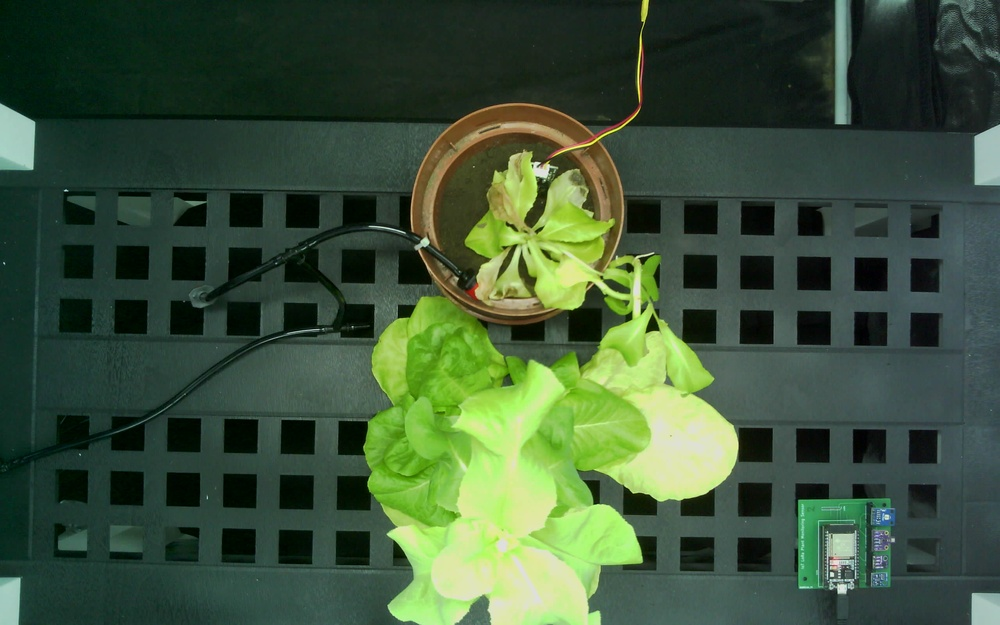
#> input picture folhas/plant_day1.jpg, 1000 x 625 px, shrunk from 2560 x 1600 before the run
$ python leaf_color_transition.py
#> lines starting #> are read from the running program, lines starting #| are printed output that depends on the picture; after the words box and inside, x2 and y2 are one past the last pixel; in counts of white or black regions, pixels touching at a corner belong together
import cv2
import numpy as np
import os
from tqdm import tqdm

def select_leaves(image):
    """Your provided leaf segmentation function"""
    if image is None:
        print("Error loading image!")
        return None

    # Convert to RGB and apply blur
    image_rgb = cv2.cvtColor(image, cv2.COLOR_BGR2RGB)
    blured = cv2.GaussianBlur(image_rgb, (19,19), 0)

    # HSV thresholding
    hsv = cv2.cvtColor(blured, cv2.COLOR_RGB2HSV)
    lower_green = np.array([36, 0, 0])
    upper_green = np.array([53, 255, 255])
    mask = cv2.inRange(hsv, lower_green, upper_green)

    # Post-processing
    mask_3c = np.stack((mask,)*3, axis=-1)
    result1 = cv2.bitwise_and(image, mask_3c)
    gray = cv2.cvtColor(result1, cv2.COLOR_BGR2GRAY)
    blured = cv2.medianBlur(gray, 9)
    _, thresh = cv2.threshold(blured, 0, 255, cv2.THRESH_BINARY + cv2.THRESH_OTSU)
    structuring_element = np.ones((3,3), np.uint8)
    eroded = cv2.erode(thresh, structuring_element, iterations=4)

    return eroded  # Return binary mask instead of masked image

def refine_leaf_mask(mask, img):
    """Additional refinement to remove non-leaf elements"""
    # Remove small objects
    contours, _ = cv2.findContours(mask, cv2.RETR_EXTERNAL, cv2.CHAIN_APPROX_SIMPLE)
    refined_mask = np.zeros_like(mask)
    for cnt in contours:
        area = cv2.contourArea(cnt)
        if area > 500:  # Minimum leaf area (adjust as needed)
            cv2.drawContours(refined_mask, [cnt], -1, 255, -1)

    # Remove table edges using Canny
    edges = cv2.Canny(img, 50, 150)
    non_leaf = cv2.dilate(edges, np.ones((15,15), np.uint8), iterations=2)
    final_mask = cv2.bitwise_and(refined_mask, cv2.bitwise_not(non_leaf))

    return final_mask

def create_leaf_video():
    input_folder = "folhas"
    output_video = "perfect_leaf_segmentation_100th_try.mp4"

    # Get all plant images
    plant_images = []
    day = 1
    while True:
        img_path = os.path.join(input_folder, f"plant_day{day}.jpg")
        if not os.path.exists(img_path):
            break
        img = cv2.imread(img_path)
#> img is the input picture: shape (625, 1000, 3); mean B, G, R 58.1, 83.9, 61.5
        if img is not None:
            plant_images.append(img)
        day += 1

    if not plant_images:
        print("No images found!")
        return

    # Process images
    frames = []
    for idx, img in enumerate(tqdm(plant_images)):
        # Get initial mask
        mask = select_leaves(img)
        if mask is None:
            continue

        # Refine mask
        final_mask = refine_leaf_mask(mask, img)

        # Save mask for verification
        cv2.imwrite(f"final_mask_day{idx+1}.png", final_mask)

        # Apply color variations
        for color in [(255,100,100), (100,255,100), (100,100,255)]:
            colored = img.copy()
            colored[final_mask > 0] = colored[final_mask > 0] * [color[2]/255, color[1]/255, color[0]/255]
            cv2.putText(colored, f"Day {idx+1}", (30, 60),
                       cv2.FONT_HERSHEY_SIMPLEX, 1.5, (255,255,255), 3)
            frames.append(colored)
#> this loop made 1 pass
#> (lower_green in select_leaves, upper_green in select_leaves, structuring_element in select_leaves) on pass 1: ([36, 0, 0], [53, 255, 255], [[1, 1, 1], [1, 1, 1], [1, 1, 1]])
#> pass 1, in select_leaves, `blured = cv2.GaussianBlur(image_rgb, (19,19), 0)`:
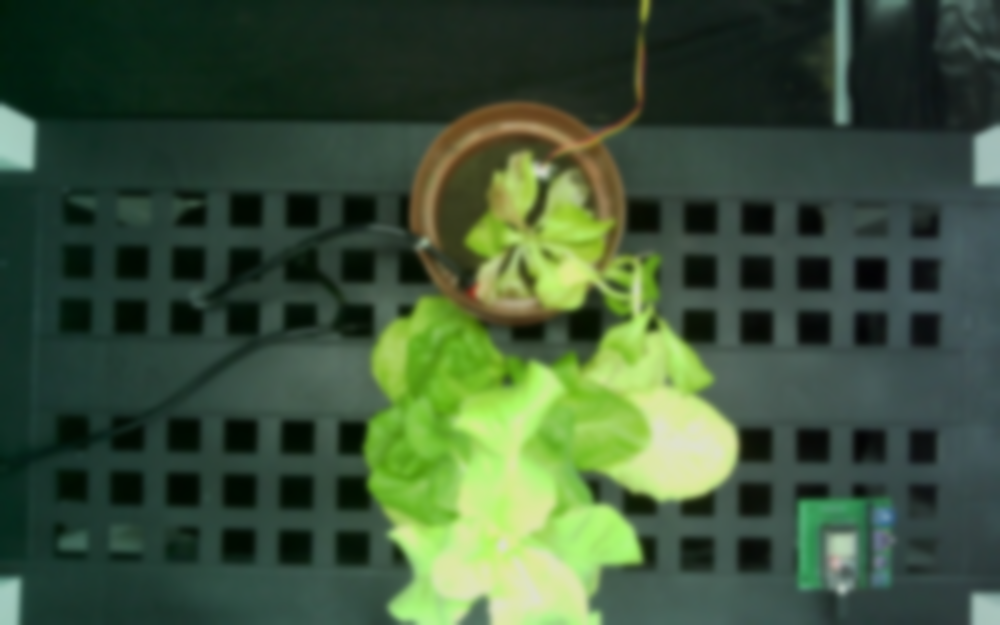
#> blured: shape (625, 1000, 3); mean R, G, B 61.5, 83.9, 58.1
#> pass 1, in select_leaves, `mask = cv2.inRange(hsv, lower_green, upper_green)`:
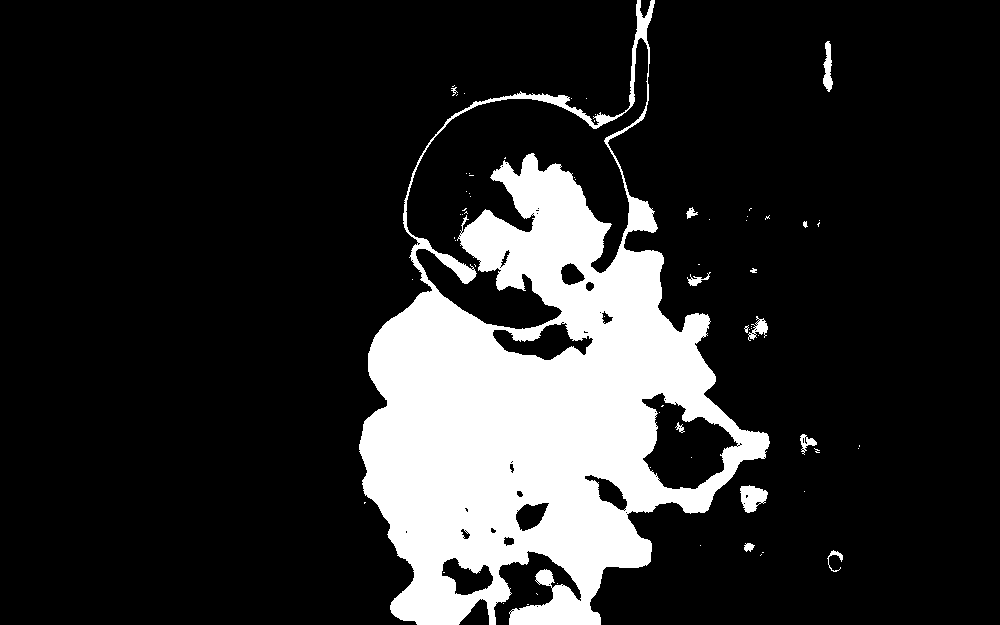
#> mask: shape (625, 1000); 16.8% white; 68 white regions (54 under 20 px), largest, box (x1, y1, x2, y2) and area: (359, 0, 770, 625) 103020, (740, 485, 768, 513) 514, (823, 41, 833, 92) 315
#> after the loop:
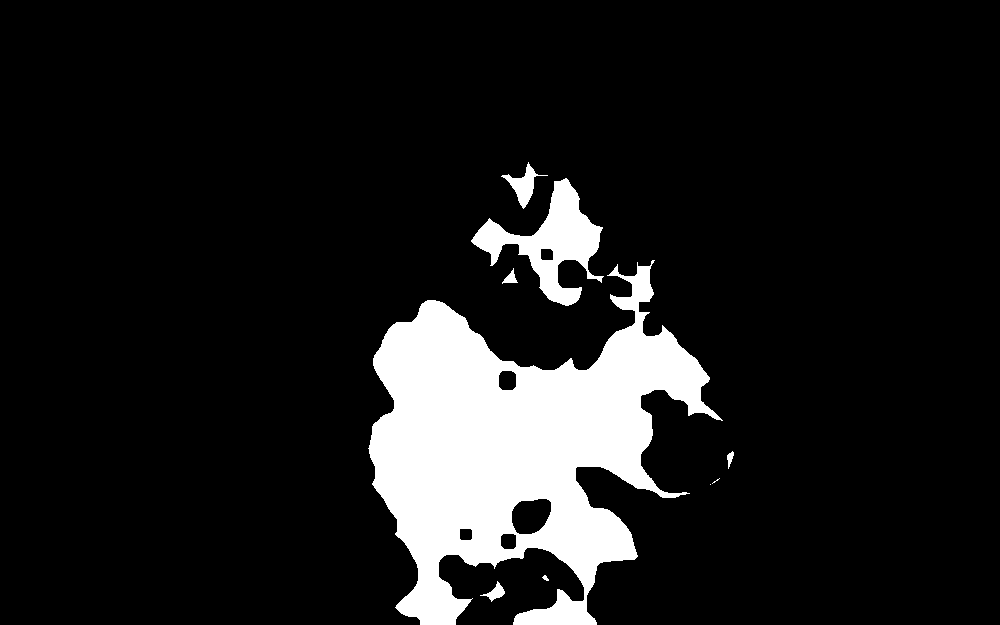
#> mask: shape (625, 1000); 11.2% white; 9 white regions (2 under 20 px), largest, box (x1, y1, x2, y2) and area: (368, 260, 723, 625) 62594, (471, 178, 604, 306) 6043, (501, 162, 548, 209) 657
#> after the loop, frames = 3 items

    # Generate video
    height, width = frames[0].shape[:2]
#> height = 625; width = 1000
    video = cv2.VideoWriter(output_video,
                          cv2.VideoWriter_fourcc(*'mp4v'),
                          5,
                          (width, height))

    for frame in frames:
        video.write(frame)
#> this loop made 3 passes
    video.release()
    print(f"Video saved to {os.path.abspath(output_video)}")

if __name__ == "__main__":
    create_leaf_video()
